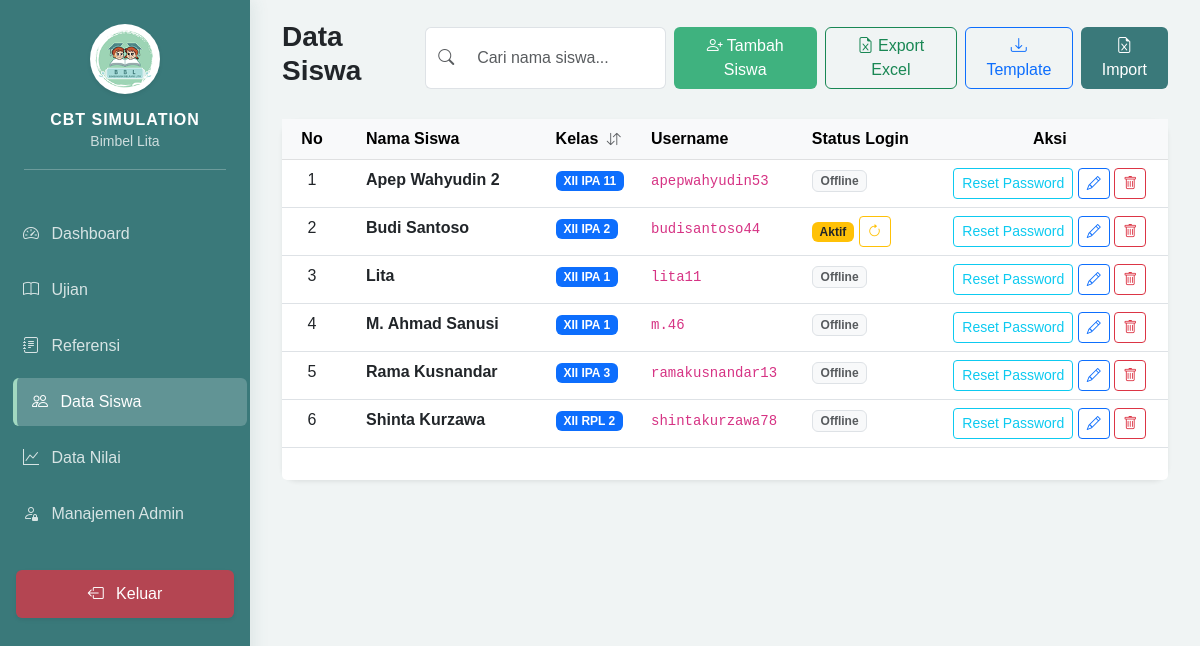
/admin/dashboard.php?page=students (signed in), run on an earlier commit of the app's database.
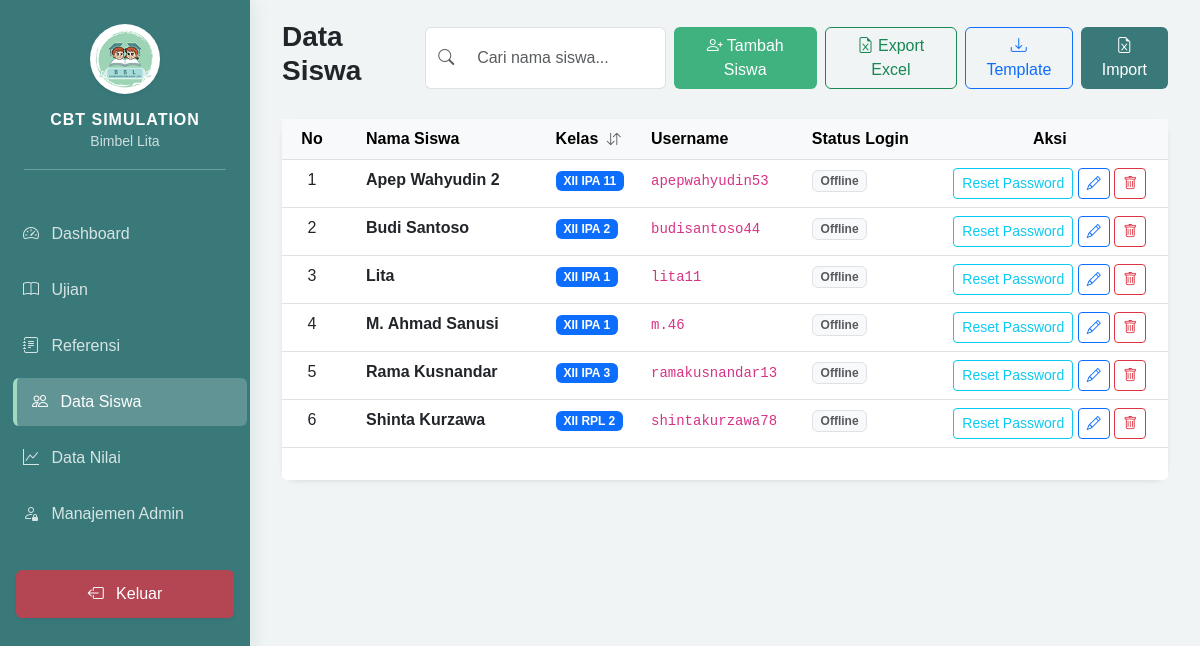
And on a later commit of the database.
### tables this page shows
CREATE TABLE `students` (
  `id` int NOT NULL,
  `username` varchar(50) NOT NULL,
  `password` varchar(255) NOT NULL,
  `full_name` varchar(100) DEFAULT NULL,
  `class` varchar(50) DEFAULT NULL,
  `is_logged_in` tinyint(1) DEFAULT '0',
  `last_login` datetime DEFAULT NULL,
  `created_at` timestamp NULL DEFAULT CURRENT_TIMESTAMP
);

### admin/modules/students/index.php (the view, shortened to what this page needs)
<?php
require_once '../config/database.php';
$stmt = $pdo->query("SELECT * FROM students ORDER BY full_name ASC");
$students = $stmt->fetchAll();
$nomor = 0;
?>
<div class="d-flex justify-content-between align-items-center mb-4">
    <h3 class="fw-bold">Data Siswa</h3>
    <div class="d-flex gap-2">
        <div class="input-group" style="width: 250px;">
            <span class="input-group-text bg-white border-end-0"><i class="bi bi-search text-muted"></i></span>
            <input type="text" id="searchInput" class="form-control border-start-0" placeholder="Cari nama siswa...">
        </div>
        <button class="btn btn-success" data-bs-toggle="modal" data-bs-target="#addSingleModal">
            <i class="bi bi-person-plus"></i> Tambah Siswa
        </button>
        <a href="modules/students/export.php" class="btn btn-outline-success">
            <i class="bi bi-file-earmark-excel"></i> Export Excel
        </a>
        <button class="btn btn-outline-primary" onclick="location.href='modules/students/download_template.php'">
            <i class="bi bi-download"></i> Template
        </button>
        <button class="btn btn-primary" data-bs-toggle="modal" data-bs-target="#importModal">
            <i class="bi bi-file-earmark-excel"></i> Import
        </button>
    </div>
</div>
<div class="card border-0 shadow-sm">
    <div class="card-body p-0">
        <div class="table-responsive">
            <table class="table table-hover mb-0" id="studentTable">
                <thead class="table-light">
                    <tr>
                        <th style="width: 60px;" class="text-center">No</th>
                        <th class="px-4">Nama Siswa</th>
                        <th style="cursor: pointer;" id="sortClass">
                            Kelas <i class="bi bi-arrow-down-up ms-1 small text-muted"></i>
                        </th>
                        <th>Username</th>
                        <th>Status Login</th>
                        <th class="text-center">Aksi</th>
                    </tr>
                </thead>
                <tbody id="tableBody">
                    <?php foreach ($students as $s): $nomor++; ?>
                    <tr class="student-row">
                        <td class="text-center nomor-urut"><?= $nomor ?></td>
                        <td class="px-4 fw-bold student-name"><?= htmlspecialchars($s['full_name']) ?></td>
                        <td><span class="badge bg-primary student-class"><?= htmlspecialchars($s['class'] ?? '-') ?></span></td>
                        <td><code><?= htmlspecialchars($s['username']) ?></code></td>
                        <td>
                            <?php if ($s['is_logged_in']): ?>
                                <span class="badge bg-warning text-dark">Aktif</span>
                                <a onclick="return confirm('Reset login siswa ini?')" href="modules/students/process.php?action=reset_login&id=<?= $s['id'] ?>" class="btn btn-sm btn-outline-warning" title="Reset Login Session">
                                    <i class="bi bi-arrow-clockwise"></i>
                                </a>
                            <?php else: ?>
                                <span class="badge bg-light text-muted border">Offline</span>
                            <?php endif; ?>
                        </td>
                        <td class="text-center">
                            <a href="modules/students/process.php?action=reset_password&id=<?= $s['id'] ?>" class="btn btn-sm btn-outline-info" title="Reset Password ke 123456" onclick="return confirm('Reset password siswa ini menjadi 123456?')">
                                Reset Password
                            </a>
                            <button class="btn btn-sm btn-outline-primary edit-btn"
                                    data-id="<?= $s['id'] ?>"
                                    data-name="<?= htmlspecialchars($s['full_name']) ?>"
                                    data-class="<?= htmlspecialchars($s['class'] ?? '') ?>"
                                    data-bs-toggle="modal"
                                    data-bs-target="#editModal"
                                    title="Edit Data">
                                <i class="bi bi-pencil"></i>
                            </button>
                            <a href="modules/students/process.php?action=delete&id=<?= $s['id'] ?>" class="btn btn-sm btn-outline-danger" onclick="return confirm('Hapus siswa ini?')">
                                <i class="bi bi-trash"></i>
                            </a>
                        </td>
                    </tr>
                    <?php endforeach; ?>
                </tbody>
            </table>
        </div>
    </div>
    <div class="card-footer bg-white border-0 py-3">
    </div>
</div>

What changed in the data, as far as the page shows it:
changed students "Budi Santoso": is_logged_in "Aktif" → "Offline"
